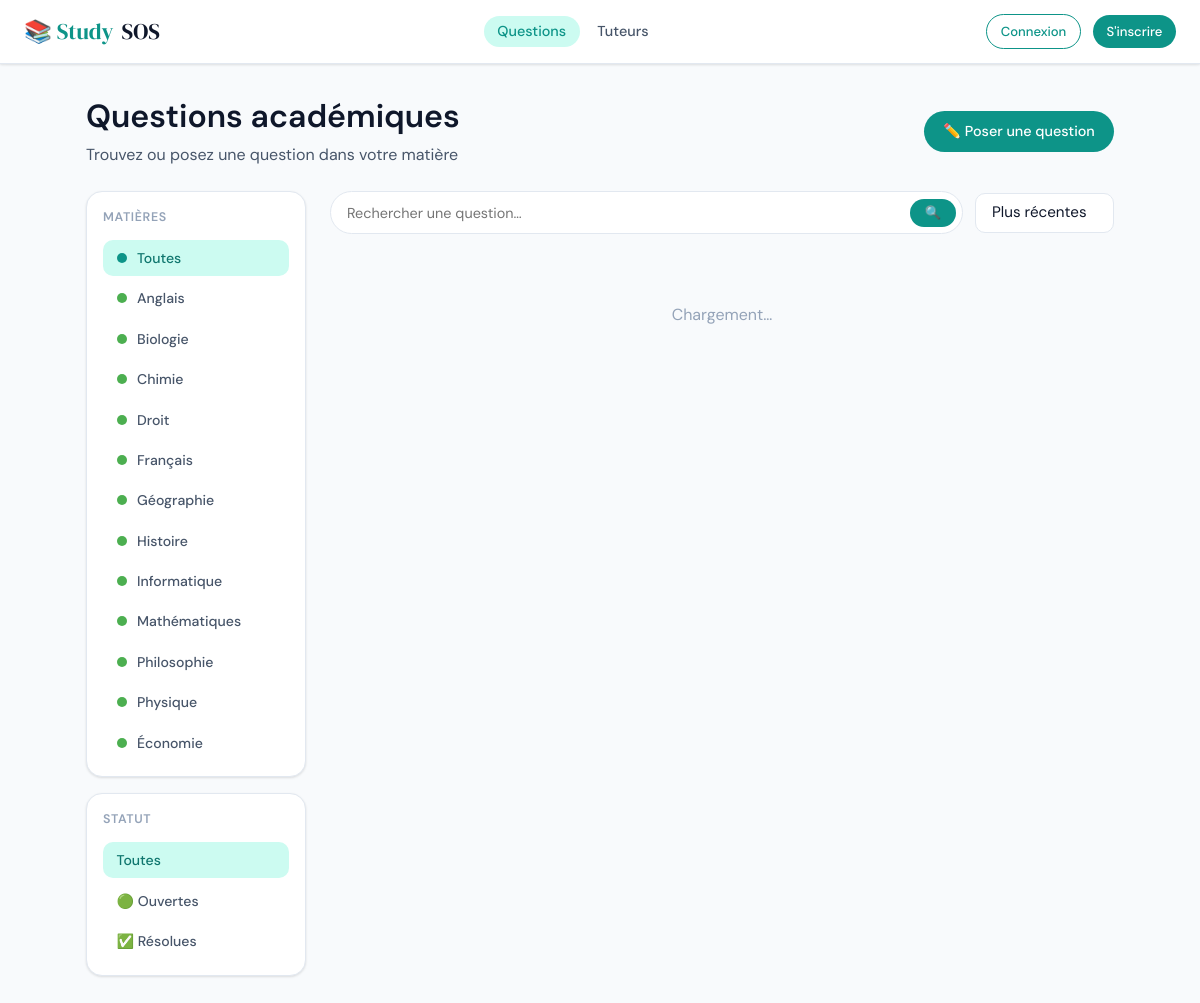
Screenshot of /questions/ with the database file from the repository.
### apps/questions/models.py (models this page shows, shortened)
class Subject(models.Model):
    name = models.CharField(max_length=100, unique=True)
    slug = models.SlugField(unique=True)
    icon = models.CharField(max_length=50, blank=True)  # emoji or icon class
    color = models.CharField(max_length=7, default='#4CAF50')
    class Meta:
        db_table = 'subjects'
        ordering = ['name']

### apps/questions/template_views.py (the view)
# urls.py: path('', template_views.questions_page, name='questions'),
def questions_page(request):
    user = get_user_from_request(request)
    subjects = Subject.objects.all()
    return render(request, 'questions/questions.html', {'user': user, 'subjects': subjects})

### apps/users/authentication.py (called while the page is built)
    def authenticate(self, request):
        raw_token = request.COOKIES.get('access_token')
        if raw_token is None:
            return None  # <-- IMPORTANT: Don't raise exception here
        try:
            validated_token = self.get_validated_token(raw_token)
            return self.get_user(validated_token), validated_token
        except Exception:
            return None  # Or raise AuthenticationFailed if you want to block

### apps/users/template_views.py (called while the page is built)
def get_user_from_request(request):
    auth = CookieJWTAuthentication()
    try:
        result = auth.authenticate(request)
        if result:
            return result[0]
    except (InvalidToken, Exception):
        pass
    return None

### templates/questions/questions.html (shortened to what this page needs)
{% extends 'layouts/base.html' %}
{% load static %}
{% block nav_questions %}active{% endblock %}
{% block content %}
<div class="q-page">
  <div style="display:flex;align-items:center;justify-content:space-between;margin-bottom:1.5rem;flex-wrap:wrap;gap:1rem;">
    <div>
      <h1 style="margin-bottom:.25rem;">Questions académiques</h1>
      <p>Trouvez ou posez une question dans votre matière</p>
    </div>
    {% if user %}<button class="btn btn-primary" onclick="openModal('ask-modal')">✏️ Poser une question</button>{% else %}<a href="/auth/" class="btn btn-primary">✏️ Poser une question</a>{% endif %}
  </div>
  <div class="q-layout">
    <div class="sidebar-sticky">
      <div class="card" style="padding:1rem;">
        <div style="font-size:.78rem;font-weight:600;text-transform:uppercase;color:var(--text-muted);letter-spacing:.05em;margin-bottom:.75rem;">Matières</div>
        <div class="subject-list">
          <button class="subject-item active" onclick="filterSubject(null, this)">
            <span class="dot" style="background:var(--primary);"></span>Toutes
          </button>
          {% for s in subjects %}
          <button class="subject-item" onclick="filterSubject('{{ s.slug }}', this)" data-slug="{{ s.slug }}">
            <span class="dot" style="background:{{ s.color }};"></span>{{ s.name }}
          </button>
          {% endfor %}
        </div>
      </div>
      <div class="card" style="padding:1rem;margin-top:1rem;">
        <div style="font-size:.78rem;font-weight:600;text-transform:uppercase;color:var(--text-muted);letter-spacing:.05em;margin-bottom:.75rem;">Statut</div>
        <div style="display:flex;flex-direction:column;gap:.3rem;">
          <button class="subject-item active" onclick="filterStatus(null, this)">Toutes</button>
          <button class="subject-item" onclick="filterStatus('open', this)">🟢 Ouvertes</button>
          <button class="subject-item" onclick="filterStatus('resolved', this)">✅ Résolues</button>
        </div>
      </div>
    </div>
    <div>
      <div class="q-toolbar">
        <div class="search-bar" style="flex:1;">
          <input type="text" placeholder="Rechercher une question…" id="search-input" oninput="debounceSearch()">
          <button class="btn btn-primary btn-sm">🔍</button>
        </div>
        <select class="form-control" style="width:auto;" onchange="sortQuestions(this.value)">
          <option value="-created_at">Plus récentes</option>
        </select>
      </div>
      <div id="q-list" class="q-list">
        <div style="text-align:center;padding:3rem;color:var(--text-muted);">Chargement…</div>
      </div>
    </div>
  </div>
</div>
{% endblock %}

### templates/layouts/base.html (shortened to what this page needs)
{% load static %}
<!DOCTYPE html>
<html lang="fr">
<head>
  <link rel="stylesheet" href="{% static 'css/main.css' %}">
</head>
<body>
{% block navbar %}
<nav class="navbar">
  <div class="container">
    <a href="/" class="navbar-brand">📚 Study<span>SOS</span></a>
    <ul class="navbar-nav">
      <li><a href="/questions/" class="{% block nav_questions %}{% endblock %}">Questions</a></li>
      <li><a href="/tutors/" class="{% block nav_tutors %}{% endblock %}">Tuteurs</a></li>
    </ul>
    <div class="navbar-actions">
      {% if user %}
        <div class="dropdown" style="position:relative;">
          <button class="notif-btn" data-dropdown="notif-menu" title="Notifications">
            🔔
            <span class="notif-badge" id="notif-badge" style="display:none;"></span>
          </button>
          <div class="notif-dropdown" id="notif-menu">
            <div class="notif-dropdown-header">
              <span>Notifications</span>
              <button class="btn btn-ghost btn-sm" onclick="markAllRead()">Tout lire</button>
            </div>
            <div id="notif-list"><div style="padding:1rem;text-align:center;color:var(--text-muted);font-size:.85rem;">Chargement…</div></div>
          </div>
        </div>
        <div class="dropdown">
          <div data-dropdown="user-menu" style="cursor:pointer;">
            <div class="avatar avatar-sm">
              {% if user.profile_photo %}<img src="{{ user.profile_photo.url }}" alt="">{% else %}{{ user.get_initials }}{% endif %}
            </div>
          </div>
          <div class="dropdown-menu" id="user-menu">
            <div style="padding:.75rem 1rem;border-bottom:1px solid var(--border);">
              <div style="font-weight:600;font-size:.9rem;">{{ user.get_full_name }}</div>
              <div style="font-size:.78rem;color:var(--text-muted);">{{ user.get_role_display }}</div>
            </div>
            <a href="/profile/" class="dropdown-item">👤 Mon profil</a>
            {% if user.role == 'admin' %}<a href="/admin-panel/" class="dropdown-item">⚙️ Administration</a>{% endif %}
            <div class="dropdown-divider"></div>
            <button class="dropdown-item danger" onclick="logout()">🚪 Déconnexion</button>
          </div>
        </div>
      {% else %}
        <a href="/auth/" class="btn btn-outline btn-sm">Connexion</a>
        <a href="/auth/" class="btn btn-primary btn-sm">S'inscrire</a>
      {% endif %}
    </div>
  </div>
</nav>
{% endblock %}
<div class="page-wrapper">
  {% block content %}{% endblock %}
</div>
</body>
</html>

### static/css/main.css (style rules this page uses)
:root { --primary: #0D9488; --primary-dark: #0f766e; --primary-light: #ccfbf1; --primary-hover: #14b8a6; --accent: #f59e0b; --accent-light: #fef3c7; --danger: #ef4444; --danger-light: #fee2e2; --success: #22c55e; --success-light: #dcfce7; --warning: #f59e0b; --info: #3b82f6; --info-light: #dbeafe; --bg: #f8fafc; --bg-card: #ffffff; --bg-sidebar: #0f172a; --bg-nav: #ffffff; --text-primary: #0f172a; --text-secondary: #475569; --text-muted: #94a3b8; --text-inverse: #ffffff; --border: #e2e8f0; --border-focus: #0D9488; --shadow-sm: 0 1px 3px rgba(0,0,0,.07), 0 1px 2px rgba(0,0,0,.05); --shadow-md: 0 4px 12px rgba(0,0,0,.08), 0 2px 4px rgba(0,0,0,.06); --shadow-lg: 0 10px 30px rgba(0,0,0,.1); --radius: 10px; --radius-lg: 16px; --radius-full: 9999px; --transition: 0.2s ease; --nav-height: 64px; }
*, *::before, *::after { box-sizing: border-box; margin: 0; padding: 0; }
html { font-size: 16px; scroll-behavior: smooth; }
body { font-family: 'DM Sans', sans-serif; background: var(--bg); color: var(--text-primary); line-height: 1.6; min-height: 100vh; }
a { color: var(--primary); text-decoration: none; }
ul { list-style: none; }
button { cursor: pointer; font-family: inherit; }
h1, h2, h3, h4, h5 { font-weight: 600; line-height: 1.3; color: var(--text-primary); }
h1 { font-size: 2rem; }
p { color: var(--text-secondary); }
.container { max-width: 1200px; margin: 0 auto; padding: 0 1.5rem; }
.page-wrapper { padding-top: var(--nav-height); min-height: 100vh; }
.navbar { position: fixed; top: 0; left: 0; right: 0; z-index: 1000; height: var(--nav-height); background: var(--bg-nav); border-bottom: 1px solid var(--border); box-shadow: var(--shadow-sm); display: flex; align-items: center; }
.navbar .container { display: flex; align-items: center; justify-content: space-between; width: 100%; }
.navbar-brand { font-family: 'DM Serif Display', serif; font-size: 1.4rem; color: var(--primary); display: flex; align-items: center; gap: .5rem; }
.navbar-brand span { color: var(--text-primary); }
.navbar-nav { display: flex; align-items: center; gap: .25rem; }
.navbar-nav a { padding: .4rem .85rem; border-radius: var(--radius-full); color: var(--text-secondary); font-size: .9rem; font-weight: 500; transition: var(--transition); }
.navbar-nav a:hover, .navbar-nav a.active { background: var(--primary-light); color: var(--primary); }
.navbar-actions { display: flex; align-items: center; gap: .75rem; }
.btn { display: inline-flex; align-items: center; gap: .45rem; padding: .55rem 1.2rem; border-radius: var(--radius-full); font-size: .9rem; font-weight: 500; border: none; transition: var(--transition); white-space: nowrap; }
.btn-primary { background: var(--primary); color: white; }
.btn-outline { background: transparent; color: var(--primary); border: 1.5px solid var(--primary); }
.btn-sm { padding: .35rem .85rem; font-size: .82rem; }
.card { background: var(--bg-card); border: 1px solid var(--border); border-radius: var(--radius-lg); padding: 1.5rem; box-shadow: var(--shadow-sm); }
.form-control { width: 100%; padding: .65rem 1rem; border: 1.5px solid var(--border); border-radius: var(--radius); font-size: .95rem; font-family: inherit; background: white; color: var(--text-primary); transition: var(--transition); outline: none; }
.form-control::placeholder { color: var(--text-muted); }
select.form-control { appearance: none; cursor: pointer; }
.search-bar { display: flex; align-items: center; gap: .5rem; background: white; border: 1.5px solid var(--border); border-radius: var(--radius-full); padding: .4rem .4rem .4rem 1rem; transition: var(--transition); }
.search-bar input { border: none; outline: none; font-size: .9rem; font-family: inherit; flex: 1; background: transparent; }
.search-bar .btn { border-radius: var(--radius-full); padding: .35rem .9rem; }
.sidebar-sticky { position: sticky; top: calc(var(--nav-height) + 1.5rem); }

### rows the page displays
Subject: name "Anglais"
Subject: name "Biologie"
Subject: name "Chimie"
Subject: name "Droit"
Subject: name "Français"
Subject: name "Géographie"
Subject: name "Histoire"
Subject: name "Informatique"
Subject: name "Mathématiques"
Subject: name "Philosophie"
Subject: name "Physique"
Subject: name "Économie"
